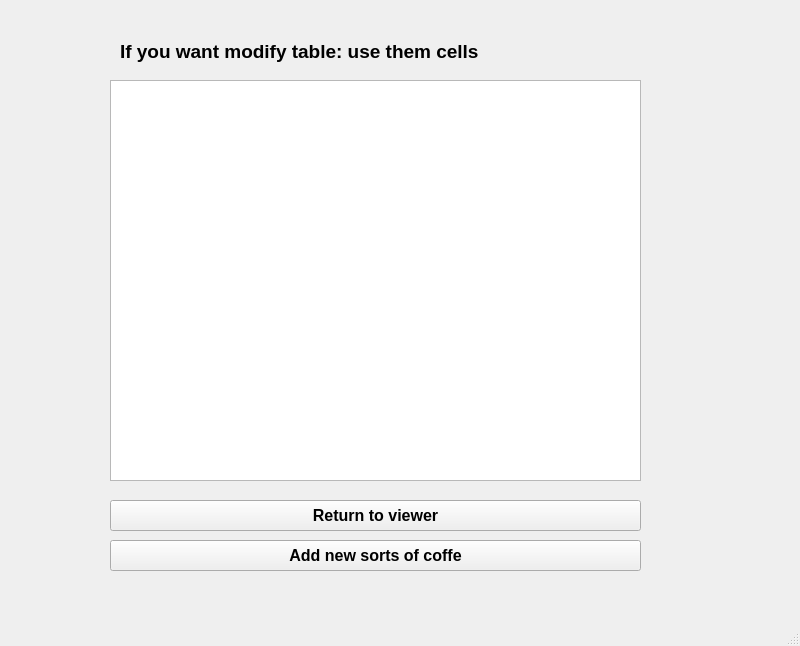
<?xml version="1.0" encoding="UTF-8"?>
<ui version="4.0">
 <class>MainWindow</class>
 <widget class="QMainWindow" name="MainWindow">
  <property name="geometry">
   <rect>
    <x>0</x>
    <y>0</y>
    <width>800</width>
    <height>646</height>
   </rect>
  </property>
  <property name="sizePolicy">
   <sizepolicy hsizetype="Minimum" vsizetype="Minimum">
    <horstretch>0</horstretch>
    <verstretch>0</verstretch>
   </sizepolicy>
  </property>
  <property name="minimumSize">
   <size>
    <width>800</width>
    <height>600</height>
   </size>
  </property>
  <property name="windowTitle">
   <string>Coffee</string>
  </property>
  <widget class="QWidget" name="centralwidget">
   <widget class="QTableWidget" name="tableWidget_2">
    <property name="geometry">
     <rect>
      <x>110</x>
      <y>80</y>
      <width>531</width>
      <height>401</height>
     </rect>
    </property>
    <property name="sizePolicy">
     <sizepolicy hsizetype="Minimum" vsizetype="Minimum">
      <horstretch>0</horstretch>
      <verstretch>0</verstretch>
     </sizepolicy>
    </property>
   </widget>
   <widget class="QPushButton" name="addButton">
    <property name="geometry">
     <rect>
      <x>110</x>
      <y>540</y>
      <width>531</width>
      <height>31</height>
     </rect>
    </property>
    <property name="sizePolicy">
     <sizepolicy hsizetype="Minimum" vsizetype="Minimum">
      <horstretch>0</horstretch>
      <verstretch>0</verstretch>
     </sizepolicy>
    </property>
    <property name="minimumSize">
     <size>
      <width>531</width>
      <height>31</height>
     </size>
    </property>
    <property name="font">
     <font>
      <pointsize>12</pointsize>
      <weight>75</weight>
      <bold>true</bold>
     </font>
    </property>
    <property name="text">
     <string>Add new sorts of coffe</string>
    </property>
   </widget>
   <widget class="QLabel" name="label">
    <property name="geometry">
     <rect>
      <x>120</x>
      <y>40</y>
      <width>491</width>
      <height>23</height>
     </rect>
    </property>
    <property name="sizePolicy">
     <sizepolicy hsizetype="Minimum" vsizetype="Minimum">
      <horstretch>0</horstretch>
      <verstretch>0</verstretch>
     </sizepolicy>
    </property>
    <property name="minimumSize">
     <size>
      <width>221</width>
      <height>16</height>
     </size>
    </property>
    <property name="font">
     <font>
      <pointsize>14</pointsize>
      <weight>75</weight>
      <bold>true</bold>
     </font>
    </property>
    <property name="text">
     <string>If you want modify table: use them cells </string>
    </property>
   </widget>
   <widget class="QPushButton" name="pushButton_3">
    <property name="geometry">
     <rect>
      <x>110</x>
      <y>500</y>
      <width>531</width>
      <height>31</height>
     </rect>
    </property>
    <property name="sizePolicy">
     <sizepolicy hsizetype="Minimum" vsizetype="Minimum">
      <horstretch>0</horstretch>
      <verstretch>0</verstretch>
     </sizepolicy>
    </property>
    <property name="minimumSize">
     <size>
      <width>531</width>
      <height>31</height>
     </size>
    </property>
    <property name="font">
     <font>
      <pointsize>12</pointsize>
      <weight>75</weight>
      <bold>true</bold>
     </font>
    </property>
    <property name="text">
     <string>Return to viewer</string>
    </property>
   </widget>
  </widget>
  <widget class="QMenuBar" name="menubar">
   <property name="geometry">
    <rect>
     <x>0</x>
     <y>0</y>
     <width>800</width>
     <height>21</height>
    </rect>
   </property>
  </widget>
  <widget class="QStatusBar" name="statusbar"/>
 </widget>
 <resources/>
 <connections/>
</ui>
